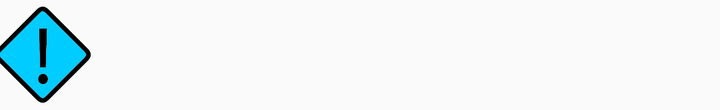
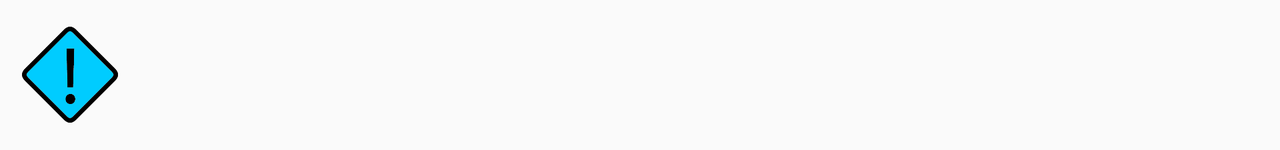

Compare how this app lays out the same screen by default and in its alternative resource folder. The renders come first, then the two layout files and the values they reference.
<!-- AndroidManifest.xml: application theme AppTheme -->
<!-- res/layout/list_view.xml -->
<?xml version="1.0" encoding="utf-8"?>
<RelativeLayout xmlns:android="http://schemas.android.com/apk/res/android"
    xmlns:app="http://schemas.android.com/apk/res-auto"
    android:orientation="vertical"
    android:layout_width="fill_parent"
    android:layout_height="wrap_content">

    <ImageView
        android:id="@+id/itemIcon"
        android:layout_width="48dp"
        android:layout_height="48dp"
        android:layout_weight="1"
        app:srcCompat="@drawable/currentincidentsicon"
        app:layout_constraintTop_toTopOf="parent"
        app:layout_constraintBottom_toBottomOf="parent"
        android:layout_marginLeft="-3dp"
        app:layout_constraintLeft_toLeftOf="parent"
        app:layout_constraintVertical_bias="0.0"
        android:layout_centerVertical="true"
        android:layout_alignParentStart="true" />

    <TextView
        android:id="@+id/locationText"
        android:layout_width="399dp"
        android:layout_height="55dp"
        android:padding="10dp"
        android:textSize="14sp"
        android:textColor="@color/colourText"
        android:includeFontPadding="false"
        android:layout_marginRight="8dp"
        app:layout_constraintLeft_toRightOf="@+id/itemIcon"
        android:layout_marginLeft="8dp"
        android:layout_alignTop="@+id/itemIcon"
        android:layout_alignParentEnd="true"
        android:layout_toEndOf="@+id/itemIcon" />
</RelativeLayout>
<!-- resources referenced by this layout -->
<resources>
  <color name="colourText">#000000</color>
  <!-- drawable currentincidentsicon: png bitmap (drawable, 3676 bytes) -->
  <style name="AppTheme" parent="Theme.AppCompat.Light.DarkActionBar">
          
          <item name="colorPrimary">@color/colorPrimary</item>
          <item name="colorPrimaryDark">@color/colorPrimaryDark</item>
          <item name="colorAccent">@color/colorAccent</item>
      </style>
  <color name="colorPrimary">#3F51B5</color>
  <color name="colorPrimaryDark">#303F9F</color>
  <color name="colorAccent">#FF4081</color>
</resources>
<!-- res/layout-land/list_view.xml (the repository's variant of the layout above) -->
<!-- drawn on the phone turned sideways -->
<?xml version="1.0" encoding="utf-8"?>
<RelativeLayout xmlns:android="http://schemas.android.com/apk/res/android"
    xmlns:app="http://schemas.android.com/apk/res-auto"
    xmlns:tools="http://schemas.android.com/tools"
    android:orientation="vertical"
    android:layout_width="fill_parent"
    android:layout_height="wrap_content">

    <ImageView
        android:id="@+id/itemIcon"
        android:layout_width="48dp"
        android:layout_height="48dp"
        android:layout_marginStart="11dp"
        android:layout_weight="1"
        app:srcCompat="@drawable/currentincidentsicon"
        app:layout_constraintTop_toTopOf="parent"
        app:layout_constraintBottom_toBottomOf="parent"
        android:layout_marginLeft="-3dp"
        app:layout_constraintLeft_toLeftOf="parent"
        app:layout_constraintVertical_bias="0.0"
        android:layout_centerVertical="true"
        android:layout_alignParentStart="true" />

    <TextView
        android:id="@+id/locationText"
        android:layout_width="510dp"
        android:layout_height="75dp"
        android:padding="10dp"
        android:textSize="18sp"
        android:textColor="@color/colourText"
        android:includeFontPadding="false"
        android:layout_marginRight="8dp"
        app:layout_constraintRight_toRightOf="parent"
        app:layout_constraintLeft_toRightOf="@+id/itemIcon"
        android:layout_marginLeft="8dp"
        app:layout_constraintHorizontal_bias="0.0"
        app:layout_constraintBottom_toBottomOf="parent"
        app:layout_constraintTop_toTopOf="parent"
        app:layout_constraintVertical_bias="0.0"
        android:layout_alignTop="@+id/itemIcon"
        android:layout_alignParentEnd="true" />

</RelativeLayout>
